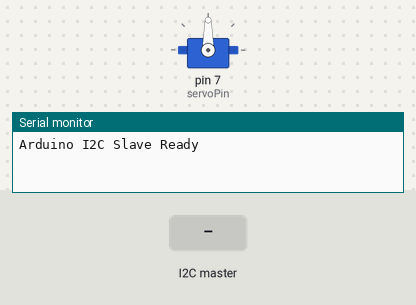
A sketch run on a simulated Arduino Uno, built with avr-gcc and run on an emulated ATmega328P. Parts: servo, the last lines printed to the serial monitor. Inputs (shaded band) come from the test bench.

Above: at 1.2 s.
1.3 s: the I2C master sends the byte 1
At 2.5 s:
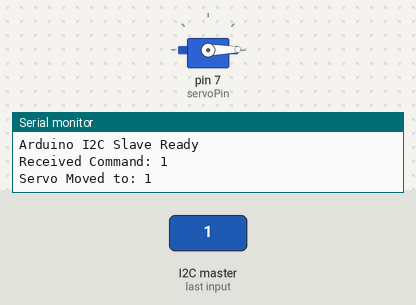
2.8 s: the I2C master sends the byte 90
At 3.9 s:
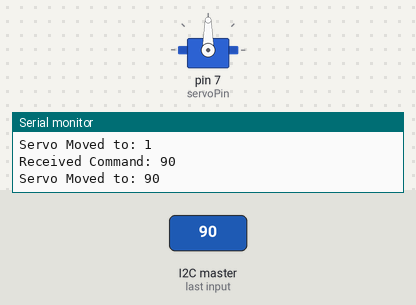
Timing chart, 0 to 5.8 s (numbered marks = the images above; inputs shaded):
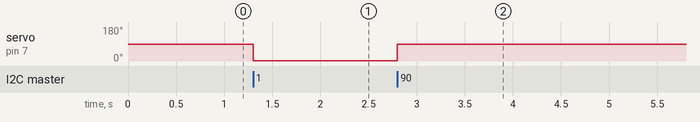

Measured:
- after the input at 1.3 s, servo on pin 7 (servoPin): 90° → 1° at once
- after the input at 2.8 s, servo on pin 7 (servoPin): 1° → 90° at once

The sketch:

serial-connect-rpi.ino
```cpp
#include <Wire.h>
#include <Servo.h>

// Servo pin
const int servoPin = 7;
Servo myServo;

void setup() {
  Wire.begin(8);  // I2C Slave Address
  Wire.onReceive(receiveEvent);
  myServo.attach(servoPin);
  myServo.write(90);  // Initialize servo to 90 degrees (center position)
  Serial.begin(9600);
  Serial.println("Arduino I2C Slave Ready");
}

void loop() {
  delay(100);
}

// Function to receive data from Raspberry Pi
void receiveEvent(int howMany) {
  if (Wire.available()) {
    int command = Wire.read();  // Read the command
    Serial.print("Received Command: ");
    Serial.println(command);

    if (command >= 0 && command <= 180) {
      myServo.write(command);  // Move the servo to the desired position
      Serial.print("Servo Moved to: ");
      Serial.println(command);
    }
  }
}
```
